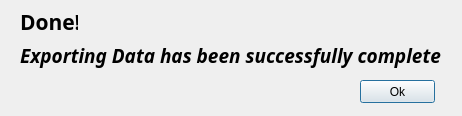
<?xml version="1.0" encoding="UTF-8"?>
<ui version="4.0">
 <class>Dialog_done</class>
 <widget class="QDialog" name="Dialog_done">
  <property name="geometry">
   <rect>
    <x>0</x>
    <y>0</y>
    <width>462</width>
    <height>116</height>
   </rect>
  </property>
  <property name="windowTitle">
   <string>Complete</string>
  </property>
  <widget class="QLabel" name="label_2">
   <property name="geometry">
    <rect>
     <x>20</x>
     <y>40</y>
     <width>431</width>
     <height>31</height>
    </rect>
   </property>
   <property name="font">
    <font>
     <family>Trebuchet MS</family>
     <pointsize>14</pointsize>
     <weight>75</weight>
     <italic>true</italic>
     <bold>true</bold>
    </font>
   </property>
   <property name="text">
    <string>Exporting Data has been successfully complete</string>
   </property>
  </widget>
  <widget class="QPushButton" name="close_btn4">
   <property name="geometry">
    <rect>
     <x>360</x>
     <y>80</y>
     <width>75</width>
     <height>23</height>
    </rect>
   </property>
   <property name="text">
    <string>Ok</string>
   </property>
  </widget>
  <widget class="QLabel" name="label">
   <property name="geometry">
    <rect>
     <x>20</x>
     <y>10</y>
     <width>58</width>
     <height>23</height>
    </rect>
   </property>
   <property name="font">
    <font>
     <family>Mongolian Baiti</family>
     <pointsize>16</pointsize>
     <weight>75</weight>
     <bold>true</bold>
    </font>
   </property>
   <property name="text">
    <string>Done!</string>
   </property>
  </widget>
 </widget>
 <resources/>
 <connections/>
</ui>
